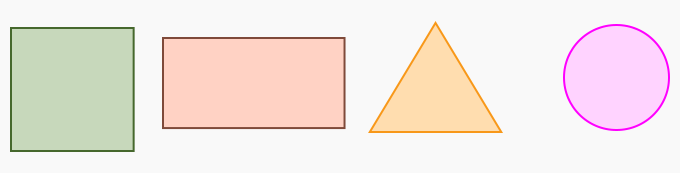
#> input picture shapes.webp, 680 x 173 px
$ python shape_detection_in_opencv.py
#> lines starting #> are read from the running program, lines starting #| are printed output that depends on the picture; after the words box and inside, x2 and y2 are one past the last pixel; in counts of white or black regions, pixels touching at a corner belong together
import numpy as np
import cv2

img = cv2.imread('shapes.webp')
#> img is the input picture: shape (173, 680, 3); mean B, G, R 225.4, 230.5, 241.8
imgray = cv2.cvtColor(img, cv2.COLOR_BGR2GRAY)
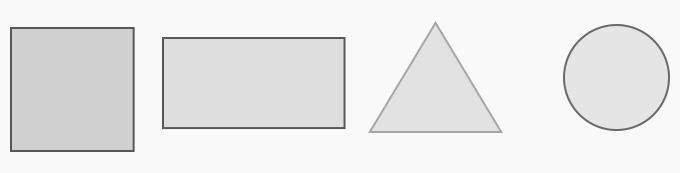
#> imgray: shape (173, 680); min 87, max 249, mean 233.3
_, thresh = cv2.threshold(imgray, 240, 255, cv2.THRESH_BINARY)
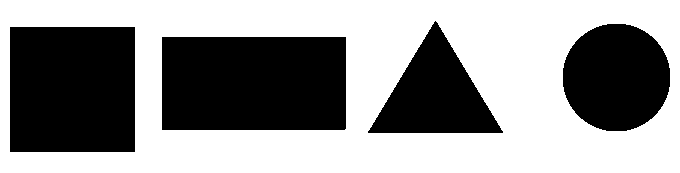
#> thresh: shape (173, 680); 57.9% white; 4 black regions
contours, _ = cv2.findContours(thresh, cv2.RETR_TREE, cv2.CHAIN_APPROX_NONE)
#> contours = 5 contours; box (x1, y1, x2, y2) and area: (0, 0, 680, 173) 116788, (161, 36, 347, 131) 17386, (9, 26, 136, 153) 15874, (562, 23, 671, 132) 9288, (367, 20, 504, 134) 7841

for contour in contours:
    approx = cv2.approxPolyDP(contour, 0.01* cv2.arcLength(contour, True), True)
    cv2.drawContours(img, [approx], 0, (0,0,0), 5)
    x = approx.ravel()[0]
    y = approx.ravel()[1] - 5
    if len(approx) == 3:
        cv2.putText(img, "Triangle", (x,y), cv2.FONT_HERSHEY_SIMPLEX, 0.5, (0,0,0))
    elif len(approx) == 4:
        x1, y1, w, h = cv2.boundingRect(approx)
        aspectRatio = float(w)/h
        if aspectRatio>=0.95 and aspectRatio<=1.05 :
            cv2.putText(img, "Square", (x,y), cv2.FONT_HERSHEY_SIMPLEX, 0.5, (0,0,0))
        else:
            cv2.putText(img, "Rectangle", (x,y), cv2.FONT_HERSHEY_SIMPLEX, 0.5, (0,0,0))
    else:
        cv2.putText(img, "Circle", (x,y), cv2.FONT_HERSHEY_SIMPLEX, 0.5, (0,0,0))
#> this loop made 5 passes
#> (approx, x, y, x1, y1, w, h, aspectRatio) on passes 1 to 3: ([[0, 0], [0, 172], [679, 172], [679, 0]], 0, -5, 0, 0, 680, 173, 3.93), ([[161, 37], [345, 36], [346, 128], [162, 130]], 161, 32, 161, 36, 186, 95, 1.96), ([[9, 27], [134, 26], [135, 151], [10, 152]], 9, 22, 9, 26, 127, 127, 1)
#> (x, y) on pass 4: (602, 19)
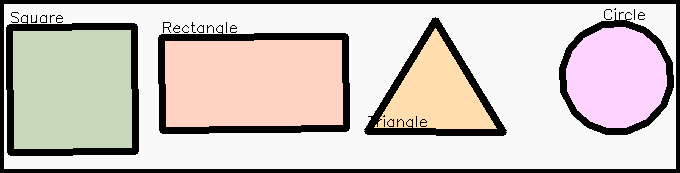
#> img: shape (173, 680, 3); 16.82% of pixels changed, all inside (x1, y1, x2, y2) = (0, 0, 680, 173)

cv2.imshow('shapes', img)
cv2.waitKey(0)
cv2.destroyAllWindows()
